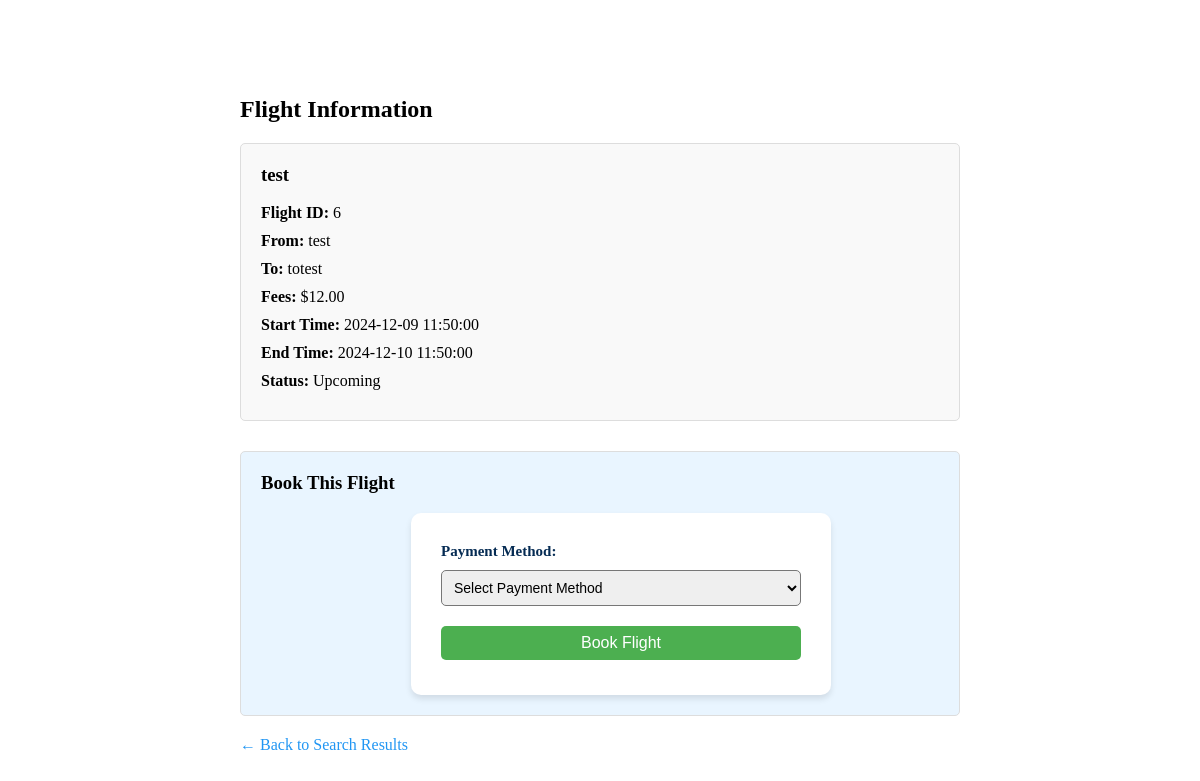
Screenshot of /php/controllers/flight_info.php?flight_id=6 (signed in) with the database file from the repository.
### tables this page shows
CREATE TABLE `flights` (
  `flight_id` int(11) NOT NULL,
  `name` varchar(255) NOT NULL,
  `fees` decimal(10,2) NOT NULL,
  `start_time` datetime NOT NULL,
  `end_time` datetime NOT NULL,
  `completed` tinyint(1) DEFAULT 0,
  `capacity` int(11) NOT NULL DEFAULT 100,
  `company_id` int(11) NOT NULL,
  `max_passengers` int(11) NOT NULL,
  `flight_time` datetime NOT NULL,
  `from_location` varchar(255) NOT NULL,
  `to_location` varchar(255) NOT NULL
);

### php/controllers/flight_info.php (the view, shortened to what this page needs)
<?php
require_once '../config/db_config.php';
$flight = null;
$errors = [];
if ($_SERVER["REQUEST_METHOD"] == "GET" && isset($_GET['flight_id'])) {
    $flight_id = intval($_GET['flight_id']);
    $flightSql = "SELECT flight_id, name, from_location, to_location, fees, start_time, end_time, completed FROM flights WHERE flight_id = ?";
    if ($stmt = $conn->prepare($flightSql)) {
        $stmt->bind_param("i", $flight_id);
        $stmt->execute();
        $result = $stmt->get_result();
        if ($result->num_rows === 1) {
            $flight = $result->fetch_assoc();
        } else {
            $errors[] = "Flight not found.";
        }
    } else {
        $errors[] = "Database error: Unable to prepare statement.";
    }
} else {
    $errors[] = "Invalid request.";
}
?>
<!DOCTYPE html>
<html lang="en">
<head>
    <link rel="stylesheet" href="../../css/Registration.css">
</head>
<body>
    <div class="container">
        <h2>Flight Information</h2>
        <?php if ($flight): ?>
            <div class="flight-details">
                <h3><?php echo htmlspecialchars($flight['name']); ?></h3>
                <p><strong>Flight ID:</strong> <?php echo htmlspecialchars($flight['flight_id']); ?></p>
                <p><strong>From:</strong> <?php echo htmlspecialchars($flight['from_location']); ?></p>
                <p><strong>To:</strong> <?php echo htmlspecialchars($flight['to_location']); ?></p>
                <p><strong>Fees:</strong> $<?php echo htmlspecialchars(number_format($flight['fees'], 2)); ?></p>
                <p><strong>Start Time:</strong> <?php echo htmlspecialchars($flight['start_time']); ?></p>
                <p><strong>End Time:</strong> <?php echo htmlspecialchars($flight['end_time']); ?></p>
                <p><strong>Status:</strong> <?php echo ($flight['completed']) ? 'Completed' : 'Upcoming'; ?></p>
            </div>
            <div class="book-section">
                <h3>Book This Flight</h3>
                <form method="POST" action="../controllers/user/book_flight.php">
                    <?php if ($_SESSION['user_type'] === 'Passenger'): ?>
                        <label for="payment_method">Payment Method:</label>
                        <select name="payment_method" id="payment_method" required>
                            <option value="" disabled selected>Select Payment Method</option>
                        </select>
                    <?php endif; ?>
                    <input type="submit" value="Book Flight">
                </form>
            </div>
        <?php endif; ?>
        <a href="javascript:history.back()" class="back-link">← Back to Search Results</a>
    </div>
</body>
</html>

### css/Registration.css (style rules this page uses)
body { font-family: Georgia, 'Times New Roman', Times, serif; margin: 0; padding: 0; background-image: url("../airplane.png"); background-size: cover; background-position: center; display: flex; justify-content: flex-start; align-items: center; height: 100vh; }
form { margin-left: 150px; background: #ffffff; padding: 20px 30px; border-radius: 10px; box-shadow: 0 4px 6px rgba(0, 0, 0, 0.1); width: 360px; }
label { display: block; margin-top: 10px; color: #052b53; font-weight: 900; font-size: 15px; }
input,select { width: 95%; padding: 10px; margin-top: 5px; margin-bottom: 15px; border: 1px solid #777777; border-radius: 5px; font-size: 14px; margin-left: 0px; }
input[type="submit"] { background-color: #052b53; color: white; border: none; padding: 10px; font-size: 16px; border-radius: 5px; cursor: pointer; transition: background-color 0.3s ease; }

### php/controllers/flight_info.php (style rules this page uses)
.container { width: 60%; margin: auto; padding-top: 30px; }
.flight-details { border: 1px solid #ddd; padding: 20px; border-radius: 5px; background-color: #f9f9f9; }
.flight-details h3 { margin-top: 0; }
.flight-details p { margin: 10px 0; }
.back-link { margin-top: 20px; display: inline-block; text-decoration: none; color: #2196F3; }
.book-section { margin-top: 30px; padding: 20px; border: 1px solid #ddd; border-radius: 5px; background-color: #e9f5ff; }
.book-section h3 { margin-top: 0; }
.book-section label { display: block; margin-bottom: 5px; }
.book-section select, .book-section input[type="submit"] { width: 100%; padding: 8px; margin-bottom: 15px; box-sizing: border-box; }
.book-section input[type="submit"] { background-color: #4CAF50; color: white; border: none; cursor: pointer; }

### rows the page displays
flights: name "test", flight_id "6", from_location "test", to_location "totest", fees "12.00", start_time "2024-12-09 11:50:00", end_time "2024-12-10 11:50:00"
